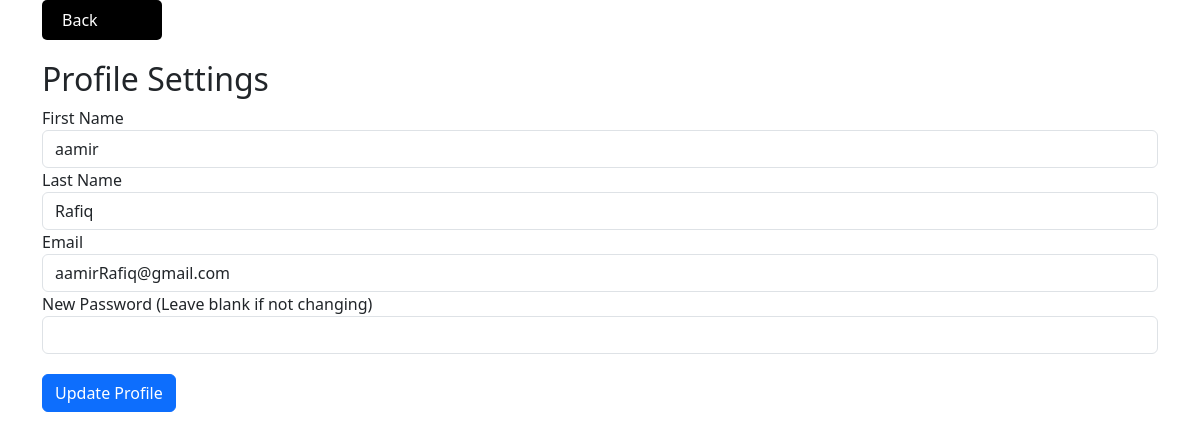
Page /settings.php (signed in) on the committed database.
### tables this page shows
CREATE TABLE `user` (
  `id` int(11) NOT NULL,
  `firstname` varchar(255) NOT NULL,
  `lastname` varchar(255) NOT NULL,
  `email` varchar(255) NOT NULL,
  `password` varchar(100) NOT NULL,
  `role` text NOT NULL,
  `address` varchar(100) NOT NULL,
  `latitude` float DEFAULT NULL,
  `longitude` float DEFAULT NULL
);

### settings.php (the view, shortened to what this page needs)
<?php
require_once "database.php";
$user_id = $_SESSION['user_id'];
$sql = "SELECT firstname, lastname, email FROM user WHERE id = ?";
$stmt = $conn->prepare($sql);
$stmt->bind_param("i", $user_id);
$stmt->execute();
$result = $stmt->get_result();
$user = $result->fetch_assoc();
?>
<!DOCTYPE html>
<html lang="en">
<head>
    <link rel="stylesheet" href="https://cdn.jsdelivr.net/npm/bootstrap@5.3.2/dist/css/bootstrap.min.css">
</head>
<body>
    <div class="container">
        <a href="user_panel.php" class="back-button"><i class="bi bi-arrow-left"></i>Back</a>
        <h2>Profile Settings</h2>
        <div class="form-container">
            <form action="settings.php" method="post">
                <div class="form-group">
                    <label for="firstname">First Name</label>
                    <input type="text" name="firstname" class="form-control" value="<?php echo htmlspecialchars($user['firstname']); ?>" required>
                </div>
                <div class="form-group">
                    <label for="lastname">Last Name</label>
                    <input type="text" name="lastname" class="form-control" value="<?php echo htmlspecialchars($user['lastname']); ?>" required>
                </div>
                <div class="form-group">
                    <label for="email">Email</label>
                    <input type="email" name="email" class="form-control" value="<?php echo htmlspecialchars($user['email']); ?>" required>
                </div>
                <div class="form-group">
                    <label for="new_password">New Password (Leave blank if not changing)</label>
                    <input type="password" name="new_password" class="form-control">
                </div>
                <button type="submit" name="update_profile" class="btn btn-primary">Update Profile</button>
            </form>
        </div>
    </div>
</body>
</html>

### settings.php (style rules this page uses)
.back-button { margin-bottom: 20px; font-size: 16px; text-decoration: none; color: white; background-color: black; padding: 8px 12px; border-radius: 5px; display: flex; align-items: center; width: 120px; }
.form-container { animation: fadeIn 1s ease-in-out; }
.btn-primary { margin-top: 20px; }

### rows in the picture
user: firstname "aamir", lastname "Rafiq", email "aamirRafiq@gmail.com"
